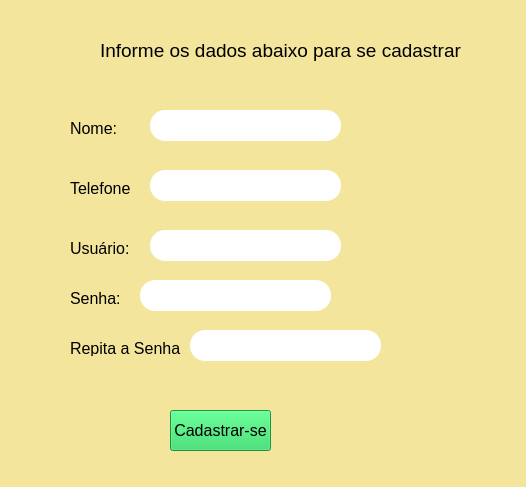
<?xml version="1.0" encoding="UTF-8"?>
<ui version="4.0">
 <class>MainWindow</class>
 <widget class="QMainWindow" name="MainWindow">
  <property name="geometry">
   <rect>
    <x>0</x>
    <y>0</y>
    <width>526</width>
    <height>487</height>
   </rect>
  </property>
  <property name="windowTitle">
   <string>MainWindow</string>
  </property>
  <property name="styleSheet">
   <string notr="true">background-color: rgb(243, 229, 156)</string>
  </property>
  <widget class="QWidget" name="centralwidget">
   <widget class="QLabel" name="label_5">
    <property name="geometry">
     <rect>
      <x>100</x>
      <y>30</y>
      <width>361</width>
      <height>41</height>
     </rect>
    </property>
    <property name="font">
     <font>
      <pointsize>14</pointsize>
     </font>
    </property>
    <property name="text">
     <string>Informe os dados abaixo para se cadastrar</string>
    </property>
   </widget>
   <widget class="QLineEdit" name="lineEdit">
    <property name="geometry">
     <rect>
      <x>150</x>
      <y>110</y>
      <width>191</width>
      <height>31</height>
     </rect>
    </property>
    <property name="styleSheet">
     <string notr="true">background-color: rgb(255, 255, 255);
border-radius: 15px;
</string>
    </property>
   </widget>
   <widget class="QLabel" name="label">
    <property name="geometry">
     <rect>
      <x>70</x>
      <y>120</y>
      <width>61</width>
      <height>16</height>
     </rect>
    </property>
    <property name="font">
     <font>
      <pointsize>12</pointsize>
     </font>
    </property>
    <property name="text">
     <string>Nome:</string>
    </property>
   </widget>
   <widget class="QLineEdit" name="lineEdit_2">
    <property name="geometry">
     <rect>
      <x>150</x>
      <y>170</y>
      <width>191</width>
      <height>31</height>
     </rect>
    </property>
    <property name="styleSheet">
     <string notr="true">background-color: rgb(255, 255, 255);
border-radius: 15px;
</string>
    </property>
   </widget>
   <widget class="QLabel" name="label_2">
    <property name="geometry">
     <rect>
      <x>70</x>
      <y>180</y>
      <width>61</width>
      <height>16</height>
     </rect>
    </property>
    <property name="font">
     <font>
      <pointsize>12</pointsize>
     </font>
    </property>
    <property name="text">
     <string>Telefone:</string>
    </property>
   </widget>
   <widget class="QLabel" name="label_3">
    <property name="geometry">
     <rect>
      <x>70</x>
      <y>240</y>
      <width>61</width>
      <height>16</height>
     </rect>
    </property>
    <property name="font">
     <font>
      <pointsize>12</pointsize>
     </font>
    </property>
    <property name="text">
     <string>Usuário:</string>
    </property>
   </widget>
   <widget class="QLineEdit" name="lineEdit_3">
    <property name="geometry">
     <rect>
      <x>150</x>
      <y>230</y>
      <width>191</width>
      <height>31</height>
     </rect>
    </property>
    <property name="styleSheet">
     <string notr="true">background-color: rgb(255, 255, 255);
border-radius: 15px;
</string>
    </property>
   </widget>
   <widget class="QLineEdit" name="lineEdit_4">
    <property name="geometry">
     <rect>
      <x>140</x>
      <y>280</y>
      <width>191</width>
      <height>31</height>
     </rect>
    </property>
    <property name="styleSheet">
     <string notr="true">background-color: rgb(255, 255, 255);
border-radius: 15px;
</string>
    </property>
    <property name="text">
     <string/>
    </property>
    <property name="echoMode">
     <enum>QLineEdit::Password</enum>
    </property>
   </widget>
   <widget class="QLabel" name="label_4">
    <property name="geometry">
     <rect>
      <x>70</x>
      <y>290</y>
      <width>61</width>
      <height>16</height>
     </rect>
    </property>
    <property name="font">
     <font>
      <pointsize>12</pointsize>
     </font>
    </property>
    <property name="text">
     <string>Senha:</string>
    </property>
   </widget>
   <widget class="QPushButton" name="pushButton">
    <property name="geometry">
     <rect>
      <x>170</x>
      <y>410</y>
      <width>101</width>
      <height>41</height>
     </rect>
    </property>
    <property name="font">
     <font>
      <pointsize>12</pointsize>
     </font>
    </property>
    <property name="styleSheet">
     <string notr="true">background-color: rgb(30, 211, 88)</string>
    </property>
    <property name="text">
     <string>Cadastrar-se</string>
    </property>
   </widget>
   <widget class="QLabel" name="label_6">
    <property name="geometry">
     <rect>
      <x>70</x>
      <y>340</y>
      <width>111</width>
      <height>16</height>
     </rect>
    </property>
    <property name="font">
     <font>
      <pointsize>12</pointsize>
     </font>
    </property>
    <property name="text">
     <string>Repita a Senha:</string>
    </property>
   </widget>
   <widget class="QLineEdit" name="lineEdit_5">
    <property name="geometry">
     <rect>
      <x>190</x>
      <y>330</y>
      <width>191</width>
      <height>31</height>
     </rect>
    </property>
    <property name="styleSheet">
     <string notr="true">background-color: rgb(255, 255, 255);
border-radius: 15px;
</string>
    </property>
    <property name="text">
     <string/>
    </property>
    <property name="echoMode">
     <enum>QLineEdit::Password</enum>
    </property>
   </widget>
   <widget class="QLabel" name="label_7">
    <property name="geometry">
     <rect>
      <x>120</x>
      <y>380</y>
      <width>251</width>
      <height>20</height>
     </rect>
    </property>
    <property name="styleSheet">
     <string notr="true">color: rgb(255, 0, 0)</string>
    </property>
    <property name="text">
     <string/>
    </property>
   </widget>
  </widget>
  <widget class="QMenuBar" name="menubar">
   <property name="geometry">
    <rect>
     <x>0</x>
     <y>0</y>
     <width>526</width>
     <height>21</height>
    </rect>
   </property>
  </widget>
  <widget class="QStatusBar" name="statusbar"/>
 </widget>
 <resources/>
 <connections/>
</ui>
